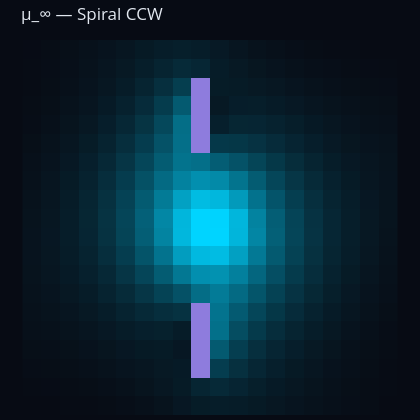

Source (notebook cell):
### Markdown cell above
## Part 3 — Stationary distribution & mixing time

In practice we don't know $\mu_\infty$ in advance — but we can monitor convergence via the **incremental criterion** $\|\mu_{t+1} - \mu_t\|_1 \to 0$.

Both criteria converge simultaneously (left: vs $\mu_\infty$, right: incremental). This raises the question: **how do we compute $\mu_\infty$?** → power iteration on $P^\pi$ (see cell below).

### Code cell
mu_inf = env.stationary(P_ccw)
env.show_grid(mu=mu_inf, title="μ_∞ — Spiral CCW").show()

### Figure 1 — Plotly figure (JSON) as saved in the notebook; plotly's stock layout.template omitted (floating-point values rounded to 4 significant figures; data arrays with more than 128 entries replaced by an {"elided": "..."} marker saying what was removed)
{"data": [{"colorscale": [[0, "#070b14"], [1, "#00d4ff"]], "hoverinfo": "skip", "showscale": false, "type": "heatmap", "z": {"elided": "20x20 float values"}, "zmin": 0}, {"colorscale": [[0, "rgba(0,0,0,0)"], [1, "rgba(167,139,250,0.85)"]], "hoverinfo": "skip", "showscale": false, "type": "heatmap", "z": {"elided": "20x20 float values"}, "zmax": 1, "zmin": 0}], "layout": {"font": {"color": "#e2e8f0"}, "height": 420, "margin": {"b": 5, "l": 5, "r": 5, "t": 40}, "paper_bgcolor": "#070b14", "plot_bgcolor": "#070b14", "title": {"font": {"color": "#e2e8f0"}, "text": "μ_∞ — Spiral CCW"}, "width": 420, "xaxis": {"showgrid": false, "showticklabels": false, "zeroline": false}, "yaxis": {"autorange": "reversed", "scaleanchor": "x", "showgrid": false, "showticklabels": false, "zeroline": false}}}
